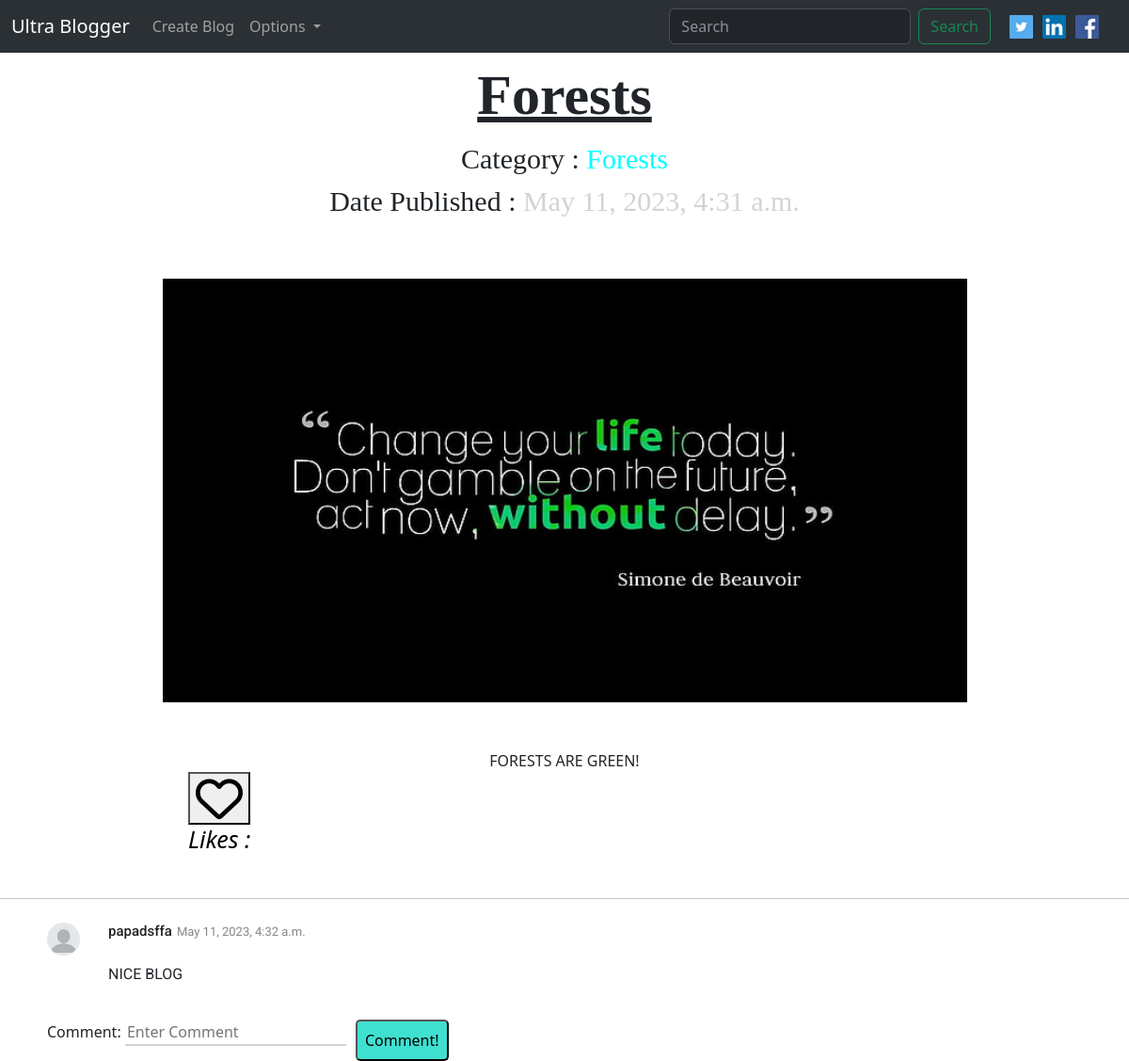
The app's page /blog_details/5 (signed in) with its own data.
### blogapp/models.py (models this page shows)
class Blog_Model(models.Model):
    author = models.ForeignKey(User,on_delete=models.CASCADE,related_name='blog_author')
    title = models.CharField(max_length=15)
    image = models.ImageField(upload_to='blog_pics')
    description = models.TextField()
    category = models.CharField(max_length=60)
    date_added = models.DateTimeField(auto_now_add=True)

class Comment(models.Model):
    user = models.ForeignKey(User,on_delete=models.CASCADE,related_name='user_comment')
    blog = models.ForeignKey(Blog_Model,on_delete=models.CASCADE,related_name='blog_comment')
    comment = models.CharField(max_length=100)
    uploaded_date = models.DateTimeField(auto_now_add=True)

### blogapp/views.py (the view, shortened to what this page needs)
# urls.py: path('blog_details/<pk>',views.Blog_Details,name='blog_details'),
def Blog_Details(request,pk):
    blog_model = Blog_Model.objects.get(pk=pk)
    form = Create_Comment_Form()
    current_user = request.user
    comments = Comment.objects.filter(blog=blog_model)
    if current_user.is_authenticated:
        dict = {'form':form,'blog_model':blog_model,'comments':comments}
        return render(request,'blogapp/blog_details.html',dict)
    else:
        dict = {'blog_model':blog_model,'comments':comments}
        return render(request,'blogapp/blog_details.html',dict)

### blogapp/forms.py
class Create_Comment_Form(forms.ModelForm):
    class Meta:
        model = Comment
        exclude = ('user','blog',)
        widgets = {
            "comment" : TextInput(attrs={
            'style' : 'border:none; border-bottom:2px solid lightgray',
            'placeholder' : 'Enter Comment'
            })
        }

### templates/blogapp/blog_details.html (shortened to what this page needs)
{% extends 'base.html' %}
{% block bodyblock %}
<div class="main-div">
    <div class="heading-div">
        <span class="title">{{blog_model.title}}</span>
        <span class="category">Category : <span class="category-span">{{blog_model.category}}</span></span>
        <span class="date">Date Published : <span class="date_added">{{blog_model.date_added}}</span></span>
    </div>
    <div class="body-div">
        <img src="/media/{{blog_model.image}}" class="image">
        <span>{{blog_model.description}}</span>
    </div>
    {%if user.is_authenticated%}
    {%if has_liked%}
    <div class="like_div">
        <form action="{%url 'blogapp:like_blog' pk=blog_model.pk%}" method="post">
            {%csrf_token%}
            <button type="submit" value="like" name="like" id="like"><i class="fa-solid fa-heart"></i></button>
        </form>
        <h4>Likes : {{liked_count}}</h4>
    </div>
    {%else%}
    <div class="like_div">
        <form action="{%url 'blogapp:like_blog' pk=blog_model.pk%}" method="post">
            <button type="submit" value="like" name="like" id="like"><i class="fa-regular fa-heart"></i></button>
        </form>
        <h4>Likes : {{liked_count}}</h4>
    </div>
    {%endif%}
    {%endif%}
</div>
<hr>
{%for comment in comments%}
<div class="comment_container">
    {%if comment.user.user_profile.profile_pic%}
    <div class="comment_image">
        <img src="{{comment.user.user_profile.profile_pic.url}}" alt="User Profile Pic">
    </div>
    {%else%}
    <div class="comment_image">
        <img src="/media/profile_pics/user.png" alt="Default User Image">
    </div>
    {%endif%}
    <div class="comment_content">
        <div class="comment_heading">
            <h3>{{comment.user.username}}</h3>
            <p>{{comment.uploaded_date}}</p>
        </div>
        <div class="comment_body">
            <p>{{comment.comment}}</p>
        </div>
    </div>
</div>
{%empty%}
<h1>No Comments!</h1>
{%endfor%}
<div class="form_div">
    <form method="post">
        {{form.as_p}}
        <button type="submit">Comment!</button>
    </form>
</div>
{% endblock bodyblock %}

### templates/blogapp/blog_details.html (style rules this page uses)
.main-div { display: flex; flex-direction: column; }
.heading-div { display: flex; flex-direction: column; justify-content: center; align-items: center; }
.title { font-size: 60px; font-weight: bold; text-decoration: underline; font-family: Georgia, 'Times New Roman', Times, serif; }
.category, .date { padding-left: 0; margin-left: 0; font-family: Georgia, 'Times New Roman', Times, serif; font-size: 30px; }
.category-span { color: aqua; }
.date_added { color: lightgray; }
.body-div { display: flex; flex-direction: column; justify-content: center; align-items: center; margin-top: 60px; }
.image { height: 450px; width: 855px; margin-bottom: 50px; }
hr { margin-top: 40px; margin-bottom: 25px; }
.like_div i { font-size: 50px; }
.like_div { margin: 0 200px; }
.like_div h4 { font-size: 25px; color: black; font-weight: 500; font-style: italic; }
.comment_container { display: flex; gap: 30px; margin: 20px 50px; font-family: "Roboto", sans-serif; }
.comment_image img { height: 35px; width: 35px; border-radius: 50%; }
.comment_content { display: flex; flex-direction: column; gap: 7px; justify-content: flex-start; }
.comment_heading { display: flex; gap: 5px; }
.comment_heading h3 { font-size: 15px; color: #212121; }
.comment_heading p { font-size: 13px; color: #2121218A; }
.form_div { margin-left: 50px; }
.form_div form { display: flex; gap: 10px; align-items: center; }
.form_div form button { padding: 8px; background-color: turquoise; border-radius: 5px; transition: 0.4s ease-in; }

### records on screen
Blog_Model: title "Forests", category "Forests", date_added "May 11, 2023, 4:31 a.m.", image (picture), description "FORESTS ARE GREEN!"
Comment: user.username "papadsffa", uploaded_date "May 11, 2023, 4:32 a.m.", comment "NICE BLOG"
